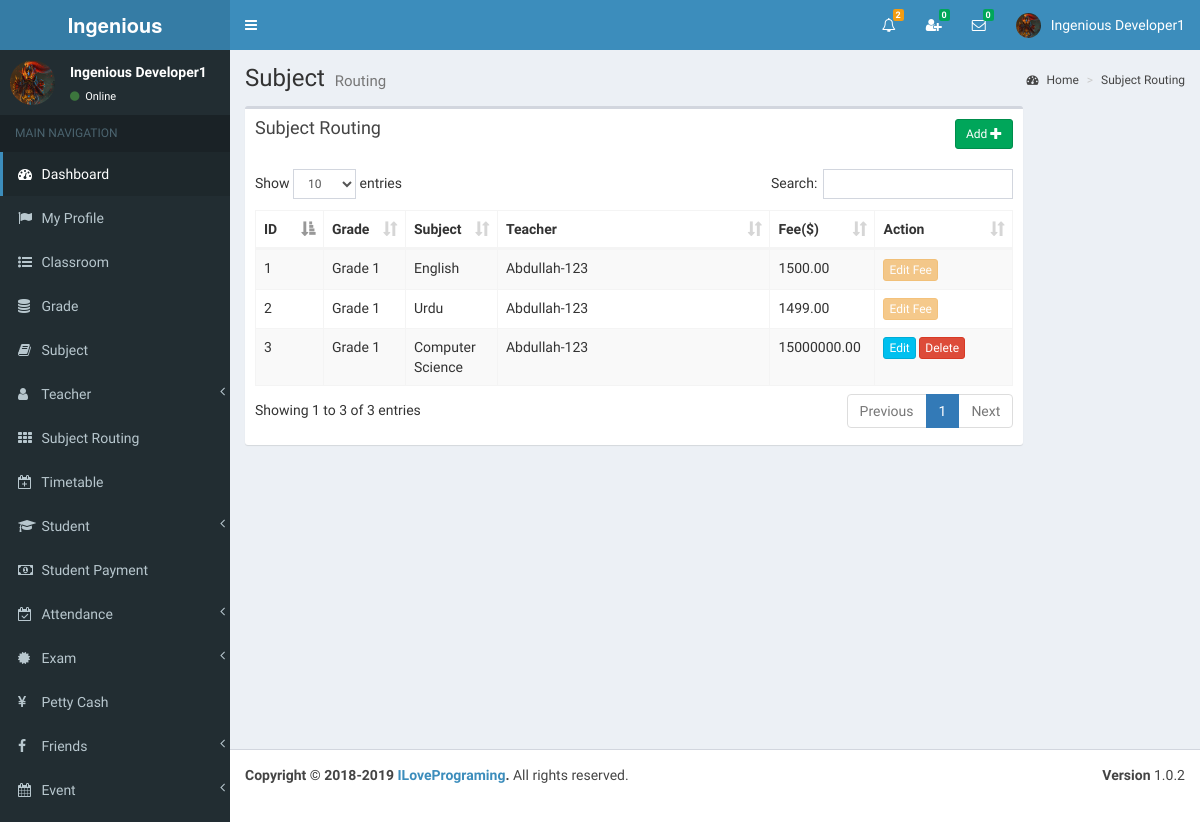
Page /view/subject_routing.php (signed in) on the earlier database version.
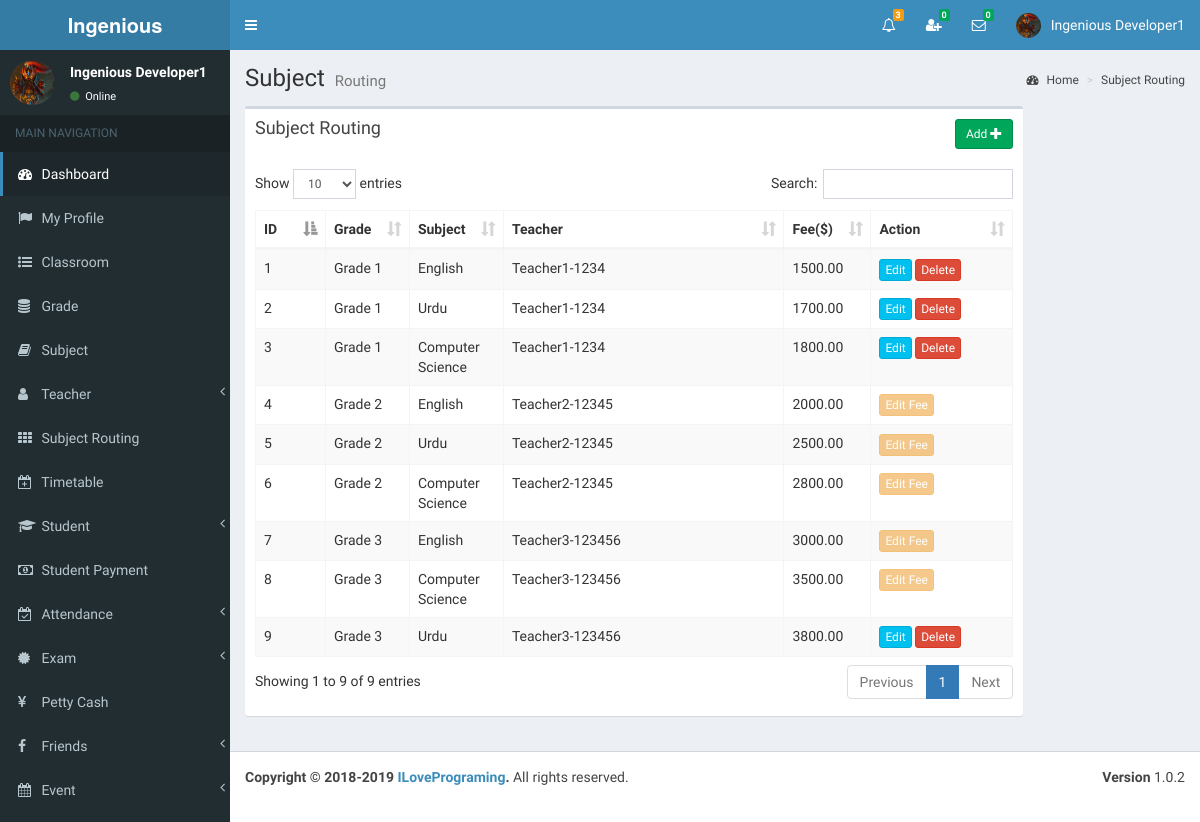
Same page on the later database version.
### tables this page shows
CREATE TABLE `subject_routing` (
  `id` int(11) NOT NULL,
  `grade_id` int(11) NOT NULL,
  `subject_id` int(11) NOT NULL,
  `teacher_id` int(11) NOT NULL,
  `fee` double(11,2) NOT NULL
);

CREATE TABLE `grade` (
  `id` int(11) NOT NULL,
  `name` varchar(255) NOT NULL,
  `admission_fee` double(11,2) NOT NULL,
  `hall_charge` int(11) NOT NULL
);

CREATE TABLE `subject` (
  `id` int(11) NOT NULL,
  `name` varchar(255) NOT NULL
);

CREATE TABLE `teacher` (
  `id` int(11) NOT NULL,
  `full_name` varchar(255) NOT NULL,
  `i_name` varchar(255) NOT NULL,
  `gender` varchar(255) NOT NULL,
  `address` varchar(255) NOT NULL,
  `phone` varchar(255) NOT NULL,
  `email` varchar(255) NOT NULL,
  `image_name` varchar(255) NOT NULL,
  `index_number` bigint(11) NOT NULL,
  `reg_date` date NOT NULL
);

### view/sidebar.php (called while the page is built, shortened)
<?php
include_once('../controller/config.php');
$index=$_SESSION["index_number"];
$sql="SELECT * FROM admin WHERE index_number='$index'";
$result=mysqli_query($conn,$sql);
$row=mysqli_fetch_assoc($result);
?>

### view/subject_routing.php (the view, shortened to what the changed rows need)
<?php include_once('head.php'); ?>
<?php include_once('header_admin.php'); ?>
<?php include_once('sidebar.php'); ?>
<div class="content-wrapper">
    <section class="content-header">
    	<h1>
        	Subject
            <small>Routing</small>
        </h1>
	</section>
	<section class="content" >
    	<div class="row" id="table1">
        	<div class="col-md-10">
            	<div class="box">
                	<div class="box-header">
                 		<a href="#modalInsertform" onClick="" class="btn btn-success btn-sm pull-right" data-id="<?php echo $row["id"]; ?>" data-toggle="modal">Add <span class="glyphicon glyphicon-plus"></span></a>
                  		<h3 class="box-title">Subject Routing</h3>
                	</div>
                	<div class="box-body table-responsive">
                		<table id="example1" class="table table-bordered table-striped">
                            <thead>
                                <th class="col-md-1">ID</th>
                                <th class="col-md-1">Grade</th>
                                <th class="col-md-1">Subject</th>
                                <th class="col-md-4">Teacher</th>
                                <th class="col-md-1">Fee($)</th>
                                <th class="col-md-2">Action</th>
                            </thead>
                        	<tbody>
<?php
include_once('../controller/config.php');
$sql="select subject_routing.id as sr_id,subject_routing.fee as s_fee,grade.name as g_name,subject.name as s_name,teacher.i_name as t_name
	  from subject_routing
      inner join grade
      on subject_routing.grade_id=grade.id
      inner join subject
      on subject_routing.subject_id=subject.id
      inner join teacher
      on subject_routing.teacher_id=teacher.id";
$result=mysqli_query($conn,$sql);
$count = 0;
if(mysqli_num_rows($result) > 0) {
	while($row=mysqli_fetch_assoc($result)){
		$count++;
		$sr_id=$row['sr_id'];
?>
                                <tr>
                                    <td><?php echo $count; ?></td>
               <td id="td1_<?php echo $row['sr_id']; ?>"><?php echo $row['g_name']; ?></td>
               <td id="td2_<?php echo $row['sr_id']; ?>"><?php echo $row['s_name']; ?></td>
               <td id="td3_<?php echo $row['sr_id']; ?>"><?php echo $row['t_name']; ?></td>
               <td id="td4_<?php echo $count; ?>"><?php echo $row['s_fee']; ?></td>
                                    <td id="action_<?php echo $count; ?>">
<?php
$sql1="SELECT * FROM student_subject WHERE sr_id='$sr_id'";
$result1=mysqli_query($conn,$sql1);
if(mysqli_num_rows($result1) > 0) {
	echo '<a href="#" id="edit1_sfee_'.$count.'" onClick="editSubjectFee(this)" class="btn btn-warning btn-xs cant-edit" data-id="'.$sr_id.','.$count.','.$row["s_fee"].'" >Edit Fee</a>';
}else{
	echo '<a href="#modalUpdateform" id="edit_sfee_'.$count.'" onClick="showModal(this)" class="btn btn-info btn-xs" data-id="'.$sr_id.','.$count.'" data-toggle="modal">Edit</a>';
	echo ' <a href="#" class="confirm-delete btn btn-danger btn-xs" id="delete_sfee_'.$count.'" data-id="'.$sr_id.'">Delete</a>';
}
?>
                               		</td>
                            	</tr>
<?php } } ?>
                        	</tbody>
                    	</table>
                	</div>
            	</div>
        	</div>
    	</div>
	</section>
</div>
<?php include_once('footer.php');?>

### view/header_admin.php (shortened to what the changed rows need)
<body class="hold-transition skin-blue sidebar-mini" >
<div class="wrapper">
  <header class="main-header" >
    <nav class="navbar navbar-static-top">
		<div class="navbar-custom-menu">
			<ul class="nav navbar-nav">
              <li class="dropdown notifications-menu">
                <a href="#" class="dropdown-toggle" data-toggle="dropdown">
                  <i class="fa fa-bell-o"></i>
<?php
include_once('../controller/config.php');
$my_type=$_SESSION["type"];
if($my_type == 'Admin'){
	$sql1="SELECT COUNT(id) FROM main_notifications WHERE _isread='0'";
	$result1=mysqli_query($conn,$sql1);
	$row1=mysqli_fetch_assoc($result1);
	$notfi_count=$row1['COUNT(id)'];
?>
                  <span class="label label-warning"><?php echo $notfi_count; ?></span>
                </a>
              </li>
<?php }  ?>
            </ul>
        </div>
	</nav>
  </header>

Differences in the rows shown:
removed subject_routing: grade.name "Grade 1", subject.name "English", teacher.i_name "Abdullah-123", fee "1500.00"
removed subject_routing: grade.name "Grade 1", subject.name "Urdu", teacher.i_name "Abdullah-123", fee "1499.00"
removed subject_routing: grade.name "Grade 1", subject.name "Computer Science", teacher.i_name "Abdullah-123", fee "15000000.00"
added subject_routing: grade.name "Grade 1", subject.name "English", teacher.i_name "Teacher1-1234", fee "1500.00"
added subject_routing: grade.name "Grade 1", subject.name "Urdu", teacher.i_name "Teacher1-1234", fee "1700.00"
added subject_routing: grade.name "Grade 1", subject.name "Computer Science", teacher.i_name "Teacher1-1234", fee "1800.00"
added subject_routing: grade.name "Grade 2", subject.name "English", teacher.i_name "Teacher2-12345", fee "2000.00"
added subject_routing: grade.name "Grade 2", subject.name "Urdu", teacher.i_name "Teacher2-12345", fee "2500.00"
added subject_routing: grade.name "Grade 2", subject.name "Computer Science", teacher.i_name "Teacher2-12345", fee "2800.00"
added subject_routing: grade.name "Grade 3", subject.name "English", teacher.i_name "Teacher3-123456", fee "3000.00"
added subject_routing: grade.name "Grade 3", subject.name "Computer Science", teacher.i_name "Teacher3-123456", fee "3500.00"
added subject_routing: grade.name "Grade 3", subject.name "Urdu", teacher.i_name "Teacher3-123456", fee "3800.00"
Other differences:
$notfi_count: "2" → "3"
text written by a page script: "Show entries Search: Showing 1 to 3 of 3 entries Previous 1 Next" → "Show entries Search: Showing 1 to 9 of 9 entries Previous 1 Next"
